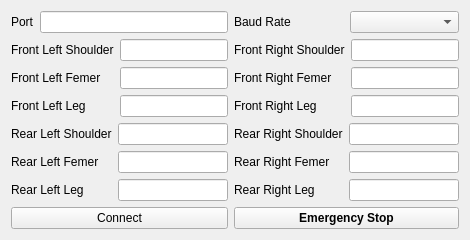
  <widget class="QWidget" name="setupTab">
   <attribute name="title">
    <string>Setup</string>
   </attribute>
   <layout class="QGridLayout" name="gridLayout_2" rowstretch="0,1,1,0" columnstretch="0,0" rowminimumheight="0,0,0,0" columnminimumwidth="0,0">
    <property name="sizeConstraint">
     <enum>QLayout::SetMinAndMaxSize</enum>
    </property>
    <item row="2" column="0">
     <layout class="QHBoxLayout" name="horizontalLayout_6" stretch="0,0">
      <property name="sizeConstraint">
       <enum>QLayout::SetDefaultConstraint</enum>
      </property>
      <item>
       <layout class="QVBoxLayout" name="verticalLayout_9" stretch="0,0,0">
        <property name="spacing">
         <number>-1</number>
        </property>
        <item>
         <widget class="QLabel" name="label_7">
          <property name="text">
           <string>Rear Left Shoulder</string>
          </property>
         </widget>
        </item>
        <item>
         <widget class="QLabel" name="label_8">
          <property name="text">
           <string>Rear Left Femer</string>
          </property>
         </widget>
        </item>
        <item>
         <widget class="QLabel" name="label_9">
          <property name="text">
           <string>Rear Left Leg</string>
          </property>
         </widget>
        </item>
       </layout>
      </item>
      <item>
       <layout class="QVBoxLayout" name="verticalLayout_10">
        <property name="sizeConstraint">
         <enum>QLayout::SetDefaultConstraint</enum>
        </property>
        <item>
         <widget class="QLineEdit" name="RearLeftShoulderLESet"/>
        </item>
        <item>
         <widget class="QLineEdit" name="RearLeftFemerLESet"/>
        </item>
        <item>
         <widget class="QLineEdit" name="RearLeftLegLESet"/>
        </item>
       </layout>
      </item>
     </layout>
    </item>
    <item row="2" column="1">
     <layout class="QHBoxLayout" name="horizontalLayout_7">
      <item>
       <layout class="QVBoxLayout" name="verticalLayout_11">
        <item>
         <widget class="QLabel" name="label_10">
          <property name="text">
           <string>Rear Right Shoulder</string>
          </property>
         </widget>
        </item>
        <item>
         <widget class="QLabel" name="label_12">
          <property name="text">
           <string>Rear Right Femer</string>
          </property>
         </widget>
        </item>
        <item>
         <widget class="QLabel" name="label_11">
          <property name="text">
           <string>Rear Right Leg</string>
          </property>
         </widget>
        </item>
       </layout>
      </item>
      <item>
       <layout class="QVBoxLayout" name="verticalLayout_12" stretch="0,0,0">
        <item>
         <widget class="QLineEdit" name="RearRightShoulderLESet"/>
        </item>
        <item>
         <widget class="QLineEdit" name="RearRightFemerLESet"/>
        </item>
        <item>
         <widget class="QLineEdit" name="RearRightLegLESet"/>
        </item>
       </layout>
      </item>
     </layout>
    </item>
    <item row="1" column="0">
     <layout class="QHBoxLayout" name="horizontalLayout_4">
      <item>
       <layout class="QVBoxLayout" name="verticalLayout_5">
        <item>
         <widget class="QLabel" name="fronlabel">
          <property name="text">
           <string>Front Left Shoulder</string>
          </property>
         </widget>
        </item>
        <item>
         <widget class="QLabel" name="label_3">
          <property name="text">
           <string>Front Left Femer</string>
          </property>
         </widget>
        </item>
        <item>
         <widget class="QLabel" name="label_2">
          <property name="text">
           <string>Front Left Leg</string>
          </property>
         </widget>
        </item>
       </layout>
      </item>
      <item>
       <layout class="QVBoxLayout" name="verticalLayout_6">
        <item>
         <widget class="QLineEdit" name="FrontLeftShoulderLESet">
          <property name="inputMask">
           <string notr="true"/>
          </property>
          <property name="text">
           <string/>
          </property>
         </widget>
        </item>
        <item>
         <widget class="QLineEdit" name="FrontLeftFemerLESet"/>
        </item>
        <item>
         <widget class="QLineEdit" name="FrontLeftLegLESet"/>
        </item>
       </layout>
      </item>
     </layout>
    </item>
    <item row="1" column="1">
     <layout class="QHBoxLayout" name="horizontalLayout_5">
      <item>
       <layout class="QVBoxLayout" name="verticalLayout_7">
        <item>
         <widget class="QLabel" name="label_6">
          <property name="text">
           <string>Front Right Shoulder</string>
          </property>
         </widget>
        </item>
        <item>
         <widget class="QLabel" name="label_5">
          <property name="text">
           <string>Front Right Femer</string>
          </property>
         </widget>
        </item>
        <item>
         <widget class="QLabel" name="label_4">
          <property name="text">
           <string>Front Right Leg</string>
          </property>
         </widget>
        </item>
       </layout>
      </item>
      <item>
       <layout class="QVBoxLayout" name="verticalLayout_8">
        <item>
         <widget class="QLineEdit" name="FrontRightShoulderLESet"/>
        </item>
        <item>
         <widget class="QLineEdit" name="FrontRightFemerLESet"/>
        </item>
        <item>
         <widget class="QLineEdit" name="FrontRightLegLESet"/>
        </item>
       </layout>
      </item>
     </layout>
    </item>
    <item row="0" column="0">
     <layout class="QHBoxLayout" name="horizontalLayout_8" stretch="0,0">
      <property name="spacing">
       <number>-1</number>
      </property>
      <property name="sizeConstraint">
       <enum>QLayout::SetDefaultConstraint</enum>
      </property>
      <property name="bottomMargin">
       <number>0</number>
      </property>
      <item>
       <widget class="QLabel" name="label">
        <property name="text">
         <string>Port</string>
        </property>
       </widget>
      </item>
      <item>
       <widget class="QLineEdit" name="portLESet"/>
      </item>
     </layout>
    </item>
    <item row="0" column="1">
     <layout class="QHBoxLayout" name="horizontalLayout_9">
      <item>
       <widget class="QLabel" name="label_13">
        <property name="text">
         <string>Baud Rate</string>
        </property>
       </widget>
      </item>
      <item>
       <widget class="QComboBox" name="baudCBSet"/>
      </item>
     </layout>
    </item>
    <item row="3" column="0">
     <widget class="QPushButton" name="connectButtonSet">
      <property name="text">
       <string>Connect</string>
      </property>
     </widget>
    </item>
    <item row="3" column="1">
     <widget class="QPushButton" name="emergencyStopButtonSet">
      <property name="font">
       <font>
        <weight>75</weight>
        <bold>true</bold>
       </font>
      </property>
      <property name="text">
       <string>Emergency Stop</string>
      </property>
     </widget>
    </item>
   </layout>
  </widget>
